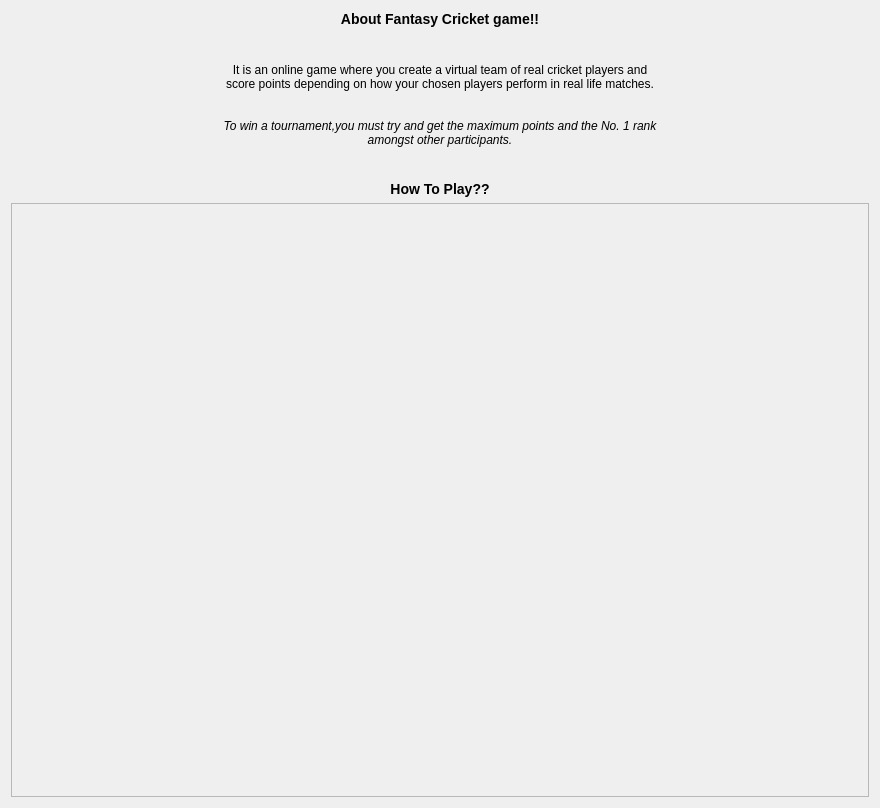
<?xml version="1.0" encoding="UTF-8"?>
<ui version="4.0">
 <class>Dialog</class>
 <widget class="QDialog" name="Dialog">
  <property name="geometry">
   <rect>
    <x>0</x>
    <y>0</y>
    <width>880</width>
    <height>808</height>
   </rect>
  </property>
  <property name="windowTitle">
   <string>Dialog</string>
  </property>
  <layout class="QVBoxLayout" name="verticalLayout">
   <item>
    <widget class="QLabel" name="label">
     <property name="text">
      <string>&lt;h3&gt;About Fantasy Cricket game!!&lt;h3&gt;</string>
     </property>
     <property name="alignment">
      <set>Qt::AlignCenter</set>
     </property>
    </widget>
   </item>
   <item>
    <widget class="QLabel" name="label_3">
     <property name="text">
      <string>&lt;center&gt;It is an online game where you create a virtual team of real cricket players and&lt;br&gt; score points depending on how your chosen players perform in real life matches.&lt;/center&gt;&lt;br&gt;&lt;i&gt;&lt;center&gt;To win a tournament,you must try and get the maximum points and the No. 1 rank&lt;br&gt; amongst other participants.&lt;/center&gt;&lt;/i&gt;&lt;br&gt;</string>
     </property>
    </widget>
   </item>
   <item>
    <widget class="QLabel" name="label_2">
     <property name="text">
      <string>&lt;h3&gt;How To Play??&lt;/h3&gt;</string>
     </property>
     <property name="alignment">
      <set>Qt::AlignCenter</set>
     </property>
    </widget>
   </item>
   <item>
    <widget class="QScrollArea" name="scrollArea">
     <property name="widgetResizable">
      <bool>true</bool>
     </property>
     <widget class="QWidget" name="scrollAreaWidgetContents">
      <property name="geometry">
       <rect>
        <x>0</x>
        <y>-1190</y>
        <width>849</width>
        <height>3546</height>
       </rect>
      </property>
      <layout class="QVBoxLayout" name="verticalLayout_2">
       <item>
        <widget class="QLabel" name="label_6">
         <property name="text">
          <string/>
         </property>
         <property name="pixmap">
          <pixmap>../../../Documents/intro1.jpg</pixmap>
         </property>
         <property name="alignment">
          <set>Qt::AlignCenter</set>
         </property>
        </widget>
       </item>
       <item>
        <widget class="QLabel" name="label_5">
         <property name="text">
          <string/>
         </property>
         <property name="pixmap">
          <pixmap>../../../Documents/intro2.jpg</pixmap>
         </property>
         <property name="alignment">
          <set>Qt::AlignCenter</set>
         </property>
        </widget>
       </item>
       <item>
        <widget class="QLabel" name="label_4">
         <property name="text">
          <string/>
         </property>
         <property name="pixmap">
          <pixmap>../../../Documents/intro3.jpg</pixmap>
         </property>
         <property name="alignment">
          <set>Qt::AlignCenter</set>
         </property>
        </widget>
       </item>
      </layout>
     </widget>
    </widget>
   </item>
  </layout>
 </widget>
 <resources/>
 <connections/>
</ui>
